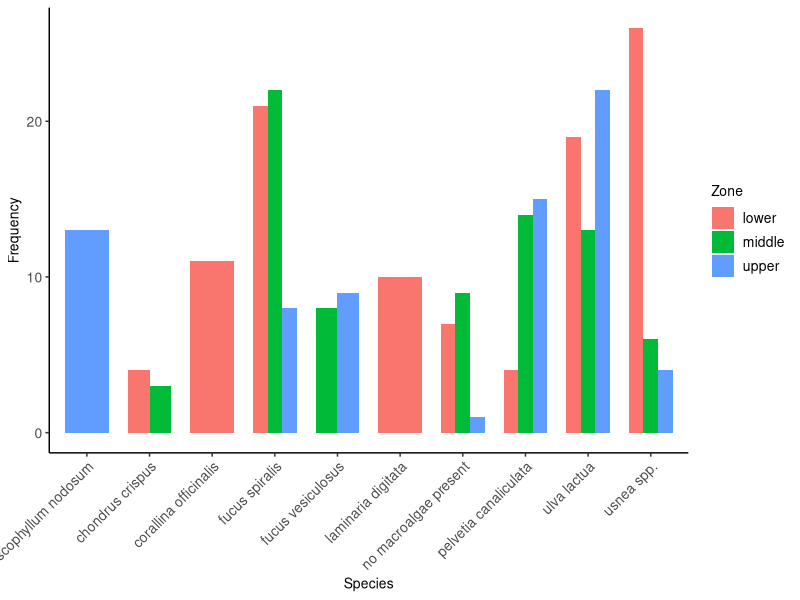
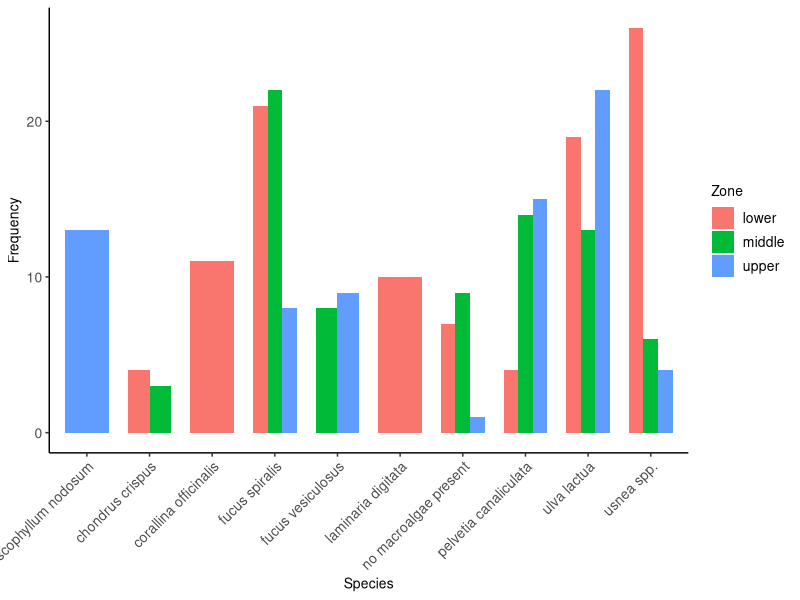

R code for these plots, in order:
# PLOTTING VEGETATION BY SPECIES
# January 2025

# Import required libraries
library(tidyverse)
library(readxl)

# Import data
all_data_quadrats <- read_excel("quadrat_data_sheets/all_data_quadrats.xlsx")
View(all_data_quadrats)

# Expand species list into long format
species_long <- all_data_quadrats %>%
  separate_rows(veg_species_list, sep = ", ") %>%  # Split species into separate rows
  mutate(Presence = 1) %>%
  pivot_wider(names_from = veg_species_list, values_from = Presence, values_fill = 0)  # Convert to wide format

print(species_long)
View(species_long)

#Convert veg_species_list into long format
species_long <- all_data_quadrats %>%
  separate_rows(veg_species_list, sep = ", ") %>%  # Split species into rows
  rename(species_name = veg_species_list) %>%      # Rename column for clarity
  mutate(Presence = 1)                             # Add presence indicator

# species by zone
species_by_zone <- species_long %>%
  group_by(zone, species_name) %>%
  summarise(Frequency = sum(Presence), .groups = "drop")

print(species_by_zone)


#plot graph

ggplot(species_long, aes(x = species_name, fill = zone)) +
  geom_bar(position = "dodge", width = 0.7) +
  theme_classic() +  
  theme(
    axis.title.x = element_text(size = 10),  # X-axis label size
    axis.title.y = element_text(size = 10),  # Y-axis label size
    axis.line = element_line(colour = "black"),  
    panel.grid.major = element_blank(),  
    panel.grid.minor = element_blank(),
    legend.text = element_text(size = 10),
    legend.title = element_text(size = 10),
    axis.text.x = element_text(angle = 45, hjust = 1, size = 10),
    axis.text.y = element_text(size = 10)) +
  labs(x = "Species", y = "Frequency", fill = "Zone")

ggsave("veg_by_species.png", width = 8, height = 5, dpi = 300)